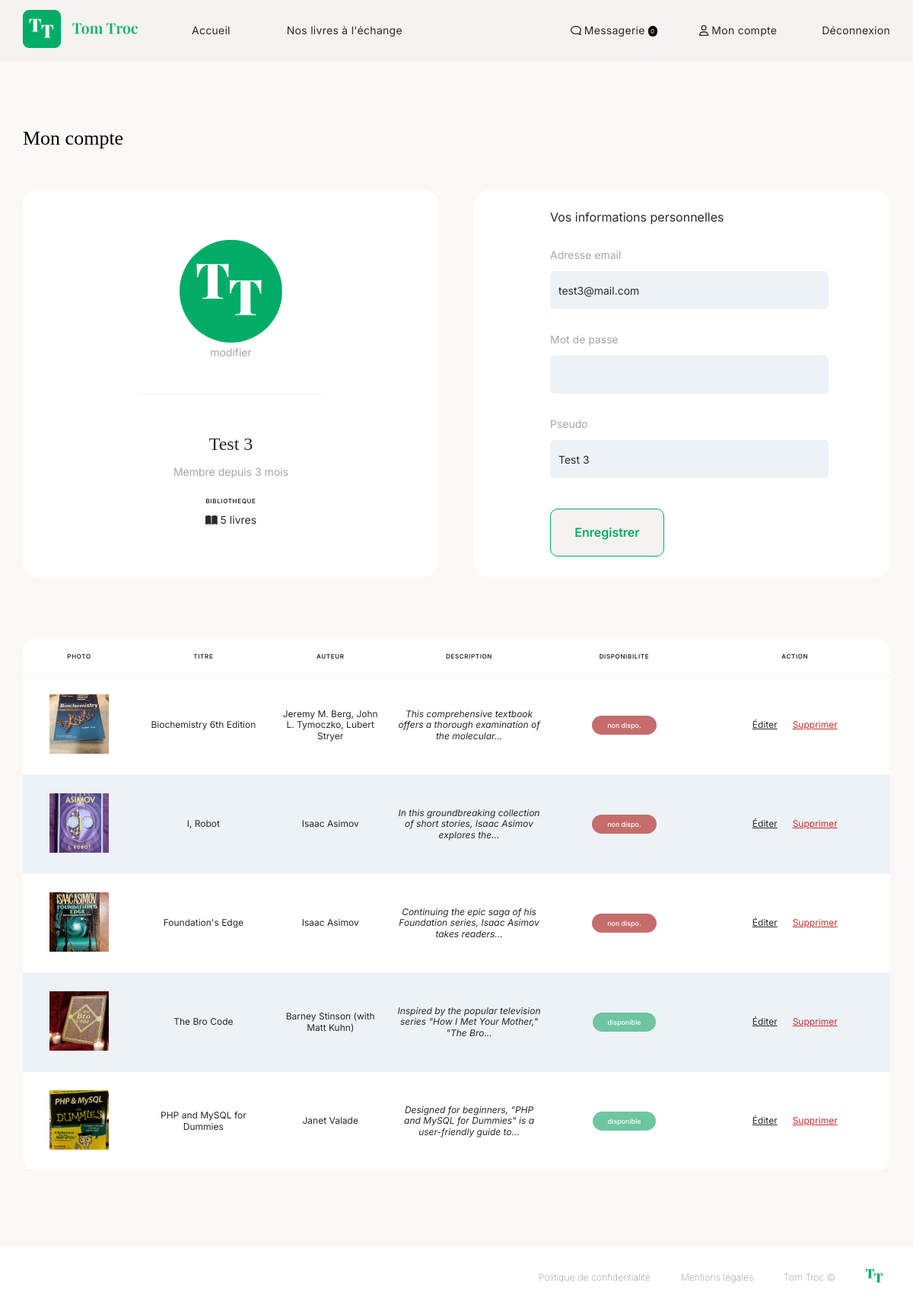
Screenshot of /index.php?action=myAccount (signed in) with the database file from the repository.
### tables this page shows
CREATE TABLE `user` (
  `id` int(64) NOT NULL,
  `username` varchar(64) NOT NULL,
  `password` varchar(256) NOT NULL,
  `role` varchar(32) NOT NULL,
  `picture` varchar(128) DEFAULT NULL,
  `email` varchar(256) DEFAULT NULL,
  `signUpDate` datetime DEFAULT NULL
);

CREATE TABLE `book` (
  `id` int(64) NOT NULL,
  `title` varchar(64) NOT NULL,
  `author` varchar(64) NOT NULL,
  `description` varchar(1024) NOT NULL,
  `owner_id` int(64) NOT NULL,
  `availability` varchar(64) NOT NULL DEFAULT 'disponible',
  `picture` varchar(128) NOT NULL
);

### views/View.php (called while the page is built, shortened)
<?php
class View
{
    public function render(string $viewName, array $params = []): void
    {
        $viewPath = $this->buildViewPath($viewName);
        $content = $this->_renderViewFromTemplate($viewPath, $params);
    }
    private function _renderViewFromTemplate(string $viewPath, array $params = []): string
    {
        if (file_exists($viewPath)) {
            extract($params);
            require $viewPath;
            return ob_get_clean();
        } else {
            throw new Exception("La vue '$viewPath' est introuvable.");
        }
    }
    private function buildViewPath(string $viewName): string
    {
        return TEMPLATE_VIEW_PATH . $viewName . '.php';
    }
}

### controllers/UserController.php (called while the page is built, shortened)
<?php
require_once 'models/BookManager.php';
require_once 'models/User.php';
class UserController
{
    private UserManager $userManager;
    private BookManager $bookManager;
    public function __construct(){
        $this->userManager = new UserManager();
        $this->bookManager = new BookManager();
    }
    public function showMyAccount(): void
    {
        $user = $this->userManager->getUserById($_SESSION['userId']);
        $books = $this->bookManager->getBooksByOwnerId($_SESSION['userId']);
        $view = new View("myAccount");
        $view->render( 'myAccount', ['user' => $user, 'books' => $books]);
    }
}

### index.php (called while the page is built, shortened)
<?php
$action = Utils::request('action', 'home');
try {
    switch ($action) {
        case 'myAccount':
            $userController = new UserController();
            $userController->showMyAccount();
            break;
    }
} catch (Exception $e) {
    $errorView = new View('Erreur');
    $errorView->render('errorPage', ['errorMessage' => $e->getMessage()]);
}

### models/DBManager.php (called while the page is built, shortened)
<?php
class DBManager
{
    private static $instance;
    private PDO $db;
    private function __construct()
    {
        $this->db = new PDO('mysql:host=' . DB_HOST . ';dbname=' . DB_NAME . ';charset=utf8', DB_USER, DB_PASS);
        $this->db->setAttribute(PDO::ATTR_ERRMODE, PDO::ERRMODE_EXCEPTION);
        $this->db->setAttribute(PDO::ATTR_DEFAULT_FETCH_MODE, PDO::FETCH_ASSOC);
    }
    public static function getInstance(): DBManager
    {
        if (!self::$instance) {
            self::$instance = new DBManager();
        }
        return self::$instance;
    }
    public function query(string $sql, ?array $params = null): PDOStatement
    {
        if (null == $params) {
            $query = $this->db->query($sql);
        } else {
            $query = $this->db->prepare($sql);
            $query->execute($params);
        }
        return $query;
    }
}

### models/AbstractEntityManager.php (called while the page is built, shortened)
<?php
abstract class AbstractEntityManager
{
    public function __construct()
    {
        $this->db = DBManager::getInstance();
    }
}

### models/UserManager.php (called while the page is built, shortened)
<?php
class UserManager extends AbstractEntityManager
{
    public function getUserById(int $id): ?User
    {
        $sql = <<<SQL
        SELECT *
        FROM user
        WHERE id = :id
        SQL;
        $result = $this->db->query($sql, ['id' => $id]);
        $user = $result->fetch();
        if ($user) {
            return new User($user);
        }
        return null;
    }
}

### models/AbstractEntity.php (called while the page is built, shortened)
<?php
abstract class AbstractEntity
{
    protected int $id = -1;
    protected function hydrate(array $data): void
    {
        foreach ($data as $key => $value) {
            $method = 'set' . str_replace('_', '', ucwords($key, '_'));
        }
    }
    public function setId(int $id): void
    {
        $this->id = $id;
    }
    public function getId(): int
    {
        return $this->id;
    }
}

### models/User.php (called while the page is built, shortened)
<?php
class User extends AbstractEntity
{
    private string $username;
    private string $email;
    private string $picture;
    private datetime $signUpDate;
    public function setUsername(string $username): void
    {
        $this->username = $username;
    }
    public function getUsername(): string
    {
        return $this->username;
    }
    public function getPicture(): string
    {
        return $this->picture;
    }
    public function setPicture(string $picture): void
    {
        $this->picture = $picture;
    }
    public function getEmail(): string
    {
        return $this->email;
    }
    public function setEmail(string $email): void
    {
        $this->email = $email;
    }
    public function getSignUpDate(): DateTime
    {
        return $this->signUpDate;
    }
    public function setSignUpDate(string | DateTime $signUpDate): void
    {
        if(is_string($signUpDate)){
            $this->signUpDate = new DateTime($signUpDate);
        } else {
            $this->signUpDate = $signUpDate;
        }
    }
    public function getHowManyBookByUser(int $userId): int
    {
        $bookManager = new BookManager();
        return $bookManager->getHowManyBooksById($userId);
    }
}

### services/Utils.php (called while the page is built, shortened)
<?php
class Utils
{
    public static function askConfirmation(string $message): string
    {
        return "onclick=\"return confirm('$message');\"";
    }
    public static function dateDiff(DateTime $date): string
    {
        $now = new DateTime();
        $interval = $now->diff($date);
        if ($interval->days < 30) {
            return $interval->days . ' jours';
        } elseif ($interval->days < 365) {
            return $interval->m . ' mois';
        } else {
            return $interval->y . ' ans';
        }
    }
    public static function shortenText(string $text, int $maxLength): string
    {
        if (strlen($text) > $maxLength) {
            $text = substr($text, 0, $maxLength);
            $text = substr($text, 0, strrpos($text, ' '));
            $text .= '...';
        }
        return $text;
    }
}

### models/BookManager.php (called while the page is built, shortened)
<?php
class BookManager extends AbstractEntityManager
{
    public function getBooksByOwnerId(int $ownerId): array
    {
        $sql = <<<SQL
        SELECT * FROM book WHERE owner_id = :ownerId
        SQL;
        $result = $this->db->query($sql, ['ownerId' => $ownerId]);
        $books = [];
        while ($book = $result->fetch()) {
            $books[] = new Book($book);
        }
        return $books;
    }
    public function getHowManyBooksById(int $ownerId): int
    {
        $sql = <<<SQL
        SELECT COUNT(*) as bookCount FROM book WHERE owner_id = :ownerId
        SQL;
        $result = $this->db->query($sql, ['ownerId' => $ownerId]);
        $count = $result->fetch();
        return (int)$count['bookCount'];
    }
}

### models/Book.php (called while the page is built, shortened)
<?php
class Book extends AbstractEntity
{
    private string $title;
    private string $author;
    private string $description;
    private string $availability;
    private string $picture;
    public function getTitle(): string
    {
        return $this->title;
    }
    public function setTitle(string $title): void
    {
        $this->title = $title;
    }
    public function getAuthor(): string
    {
        return $this->author;
    }
    public function setAuthor(string $author): void
    {
        $this->author = $author;
    }
    public function getDescription(): string
    {
        return $this->description;
    }
    public function setDescription(string $description): void
    {
        $this->description = $description;
    }
    public function getAvailability(): string
    {
        return $this->availability;
    }
    public function setAvailability(string $availability): void
    {
        $this->availability = $availability;
    }
    public function getPicture(): string
    {
        return $this->picture;
    }
    public function setPicture(string $picture): void
    {
        $this->picture = $picture;
    }
}

### views/templates/myAccount.php (the view)
<?php
require_once 'models/User.php'
?>
<?php if(isset($user)){?>
<div class="myAccountPage">
    <div class="bgOverflow">
        <div class="myAccountPageContent">
            <div class="myAccountTitle">
                <h1> Mon compte</h1>
            </div>
            <section class="myAccountCards">
                <div class="myAccountCard userCard">
                    <img src="<?php echo $user->getPicture(); ?>" alt="Photo de profil de <?= $user->getUsername()?>">
                    <a> modifier </a>
                    <div class="separationLine"></div>
                    <h2> <?php echo $user->getUsername(); ?> </h2>
                    <h3> Membre depuis <?= Utils::dateDiff($user->getSignUpDate()) ?> </h3>
                    <h4> BIBLIOTHEQUE </h4>
                    <h3 class="darkText">  <i class="fa-solid fa-book-open"></i> <?= $user->getHowManyBookByUser($user->getId()) ?> livres </h3>
                </div>
                <div class="myAccountCard modifyCard">
                    <div><h2> Vos informations personnelles</h2></div>
                    <form method="POST" action="index.php?action=modifyInfo">
                        <div class="myAccountFormBox">
                            <h4>
                                Adresse email
                            </h4>
                            <input class="modifyInput" type="email" name="email" value="<?php echo $user->getEmail(); ?>">
                        </div>
                        <div class="myAccountFormBox">
                            <h4>
                                Mot de passe
                            </h4>
                            <input class="modifyInput" type="password" name="password" value="">
                        </div>
                        <div class="myAccountFormBox">
                            <h4>
                                Pseudo
                            </h4>
                            <input class="modifyInput" type="text" name="username" value="<?php echo $user->getUsername(); ?>">
                        </div>
                        <input type="submit" class="mainButton clearButton" value="Enregistrer" <?php echo Utils::askConfirmation('Êtes-vous sûr de vouloir modifier vos informations ??'); ?>>
                    </form>
                </div>
            </section>
            <table class="myAccountBooks">
                <tr>
                    <th> PHOTO </th>
                    <th> TITRE</th>
                    <th> AUTEUR</th>
                    <th> DESCRIPTION </th>
                    <th> DISPONIBILITE</th>
                    <th> ACTION </th>
                </tr>
                <?php
                if (isset($books)) {
                foreach ($books as $book): ?>
                    <tr>
                        <td> <img src="<?php echo $book->getPicture(); ?>" alt="Photo du livre <?= $book->getTitle()?>"></td>
                        <td> <?php echo $book->getTitle(); ?> </td>
                        <td> <?php echo $book->getAuthor(); ?> </td>
                        <td class="italic"> <?php echo Utils::shortenText($book->getDescription(), 80); ?> </td>
                        <td class="padding"> <span class="availability <?php if($book->getAvailability() === "disponible"){ echo "available";}else{echo "unavailable";} ?>"><?php echo $book->getAvailability(); ?></span></td>
                        <td><a href="index.php?action=modifyBook&id=<?=$book->getId()?>" class="editButton">Éditer</a><a onclick="return confirm('Êtes-vous sûr de vouloir supprimer ce livre?')" href="index.php?action=deleteBook&id=<?=$book->getId()?>" class="deleteButton">Supprimer</a></td>
                    </tr>
                <?php endforeach; } ?>
            </table>
        </div>
    </div>
</div>
<?php } ?>

### rows the page displays
user: picture (placeholder picture), username "Test 3", signUpDate "3 mois", id "5", email "test3@mail.com"
book: picture (picture), title "Biochemistry 6th Edition", author "Jeremy M. Berg, John L. Tymoczko, Lubert Stryer", description "This comprehensive textbook offers a thorough examination of the molecular...", availability "non dispo."
book: picture (picture), title "I, Robot", author "Isaac Asimov", description "In this groundbreaking collection of short stories, Isaac Asimov explores the...", availability "non dispo."
book: picture (picture), title "Foundation's Edge", author "Isaac Asimov", description "Continuing the epic saga of his Foundation series, Isaac Asimov takes readers...", availability "non dispo."
book: picture (picture), title "The Bro Code", author "Barney Stinson (with Matt Kuhn)", description "Inspired by the popular television series \"How I Met Your Mother,\" \"The Bro...", availability "disponible"
book: picture (picture), title "PHP and MySQL for Dummies", author "Janet Valade", description "Designed for beginners, \"PHP and MySQL for Dummies\" is a user-friendly guide to...", availability "disponible"

### other values shown
$unreadMessagesCount "0"
